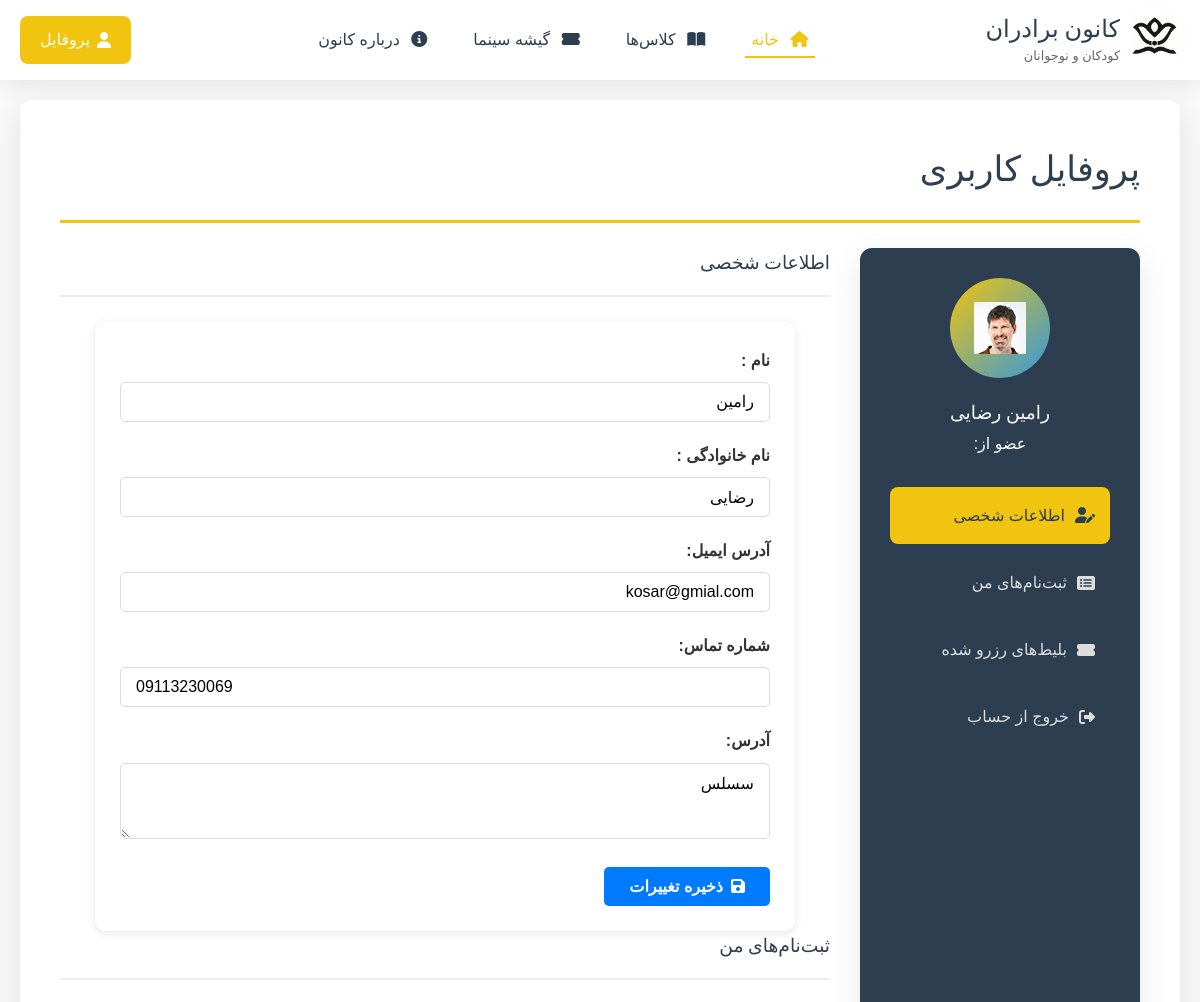
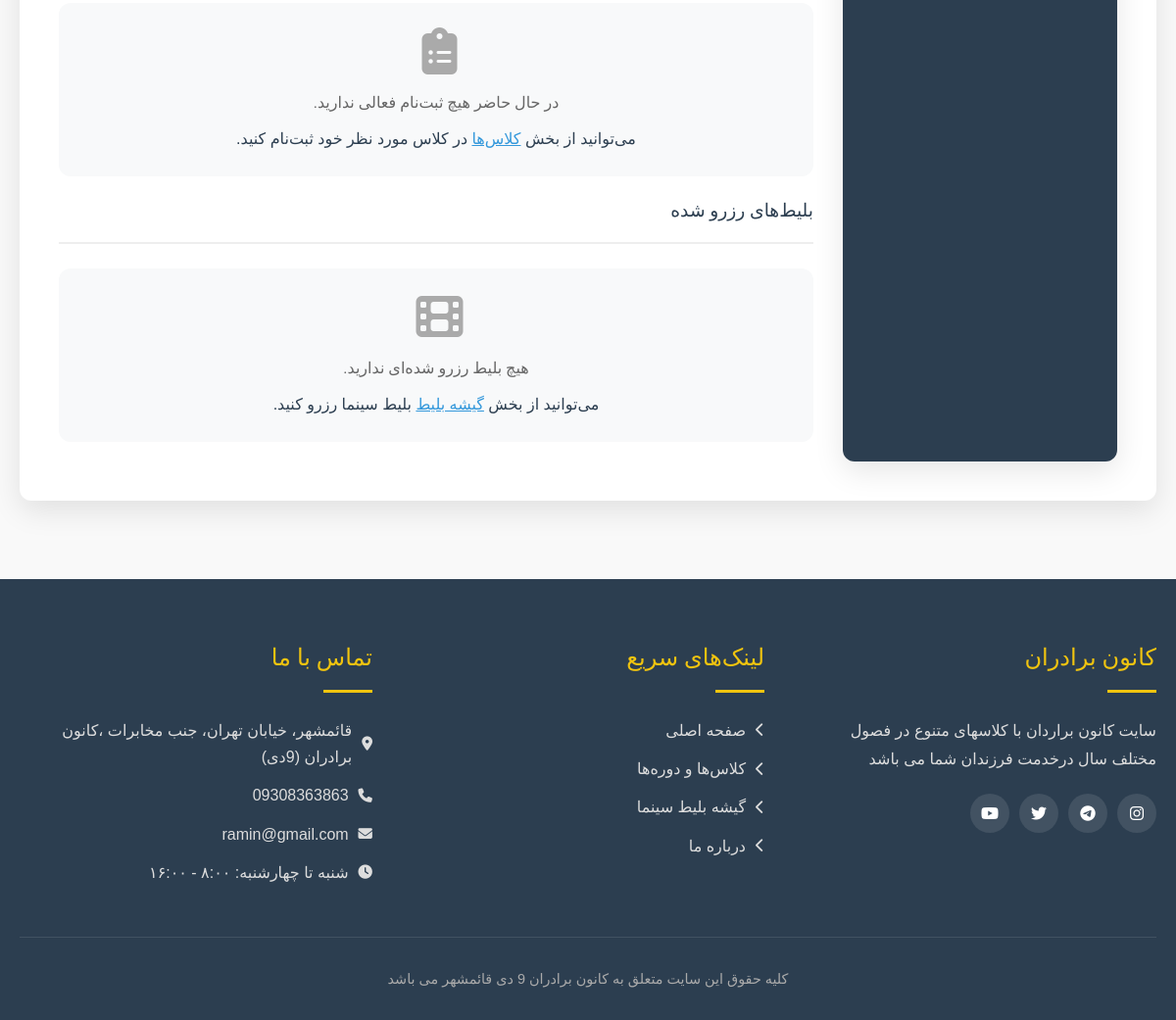
The app's page /account/profile (signed in) with its own data (2 pictures, top to bottom).
### site_module/models.py (models this page shows, shortened)
class SiteSetting(models.Model):
    site_name = models.CharField(max_length=200, verbose_name='نام سایت')
    site_url = models.CharField(max_length=200, verbose_name='دامنه سایت')
    address = models.CharField(max_length=200, verbose_name='آدرس')
    phone = models.CharField(max_length=200, null=True, blank=True, verbose_name='تلفن')
    fax = models.CharField(max_length=200, null=True, blank=True, verbose_name='فکس')
    email = models.CharField(max_length=200, null=True, blank=True, verbose_name='ایمیل')
    copy_right = models.TextField(verbose_name='متن کپی رایت سایت')
    about_us_text = models.TextField(verbose_name='متن درباره ما سایت')
    site_logo = models.ImageField(upload_to='media', verbose_name='لوگو سایت')
    is_main_setting = models.BooleanField(verbose_name='تنظیمات اصلی')
    class Meta:
        verbose_name = 'تنظیمات سایت'
        verbose_name_plural = 'تنظیمات'

### account/models.py (models this page shows, shortened)
class user(AbstractUser):
    mobile = models.CharField(max_length=11,verbose_name='تلفن همراه')
    address = models.CharField(max_length=500,null=True,verbose_name='آدرس')
    avatar = models.ImageField(upload_to='account',default='media/account/03.jpg',verbose_name='آواتار')
    class Meta:
        verbose_name='کاربر'
        verbose_name_plural='کاربران'

### account/views.py (the view, shortened to what this page needs)
class EditUserProfilePage(View):
    def get(self, request: HttpRequest):
        current_user = user.objects.filter(id=request.user.id).first()
        edit_form = EditProfileModelForm(instance=current_user)
        reserve = MovieReserve.objects.filter(user=request.user,is_confirmed=True).select_related('movie','show_time')
        context = {
            'form': edit_form,
            'current_user': current_user,
            'reserve':reserve
        }
        return render(request, 'account/profile.html', context)

### account/form.py
class EditProfileModelForm(forms.ModelForm):
    class Meta:
        model = user
        fields = ['first_name', 'last_name', 'mobile','address']

### polls/templatetags/poll_extras.py (called while the page is built)
@register.filter(name='show_jalali_date')
def show_jalali_date(value, format='%Y/%m/%d'):
    if not value:
        return ""
    try:
        if hasattr(value, 'date'):
            jalali_date = jdatetime.date.fromgregorian(date=value.date())
        else:
            jalali_date = jdatetime.date.fromgregorian(date=value)
        return jalali_date.strftime(format)
    except Exception as e:
        return str(value)

### site_module/context_proccesor.py (called while the page is built)
def site_settings(request):
    setting = SiteSetting.objects.filter(is_main_setting=True).first()
    return {'site_setting': setting}

### account/templates/account/profile.html (shortened to what this page needs)
{% extends 'account/profile_base.html' %}
    {% block profile_title %}
    	پروفایل کاربری
    {% endblock %}
    {% block profile_content %}
    	<div id="profileInfo" class="profile-tab active">
                            <h3 style="color: var(--primary-color); margin-bottom: 25px; padding-bottom: 15px; border-bottom: 2px solid #eee;">اطلاعات شخصی</h3>
                            <div class="form-container">
                                <form method="post">
                                    <div class="form-group">
                                        <label for="profileName">نام :</label>
                                        <input type="text" name="first_name"  class="form-control" value="{{ current_user.first_name }}">
                                    </div>
                                    <div class="form-group">
                                        <label for="profileName">نام خانوادگی :</label>
                                        <input type="text" name="last_name" class="form-control" value="{{ current_user.last_name }}">
                                    </div>
                                    <div class="form-group">
                                        <label for="profileEmail">آدرس ایمیل:</label>
                                        <input type="email" name="email"  class="form-control" value="{{ current_user.email}}">
                                    </div>
                                    <div class="form-group">
                                        <label for="profilePhone">شماره تماس:</label>
                                        <input type="tel" name="mobile"  class="form-control" value="{{ current_user.mobile }}">
                                    </div>
                                    <div class="form-group">
                                        <label for="profileAddress">آدرس:</label>
                                        <textarea id="profileAddress" name="address" class="form-control" rows="3">{{ current_user.address}}</textarea>
                                    </div>
                                    <button type="submit" class="btn btn-primary"><i class="fas fa-save"></i> ذخیره تغییرات</button>
                                </form>
                            </div>
                        </div>
       <div id="profileRegistrations" class="profile-tab">
                            <h3 style="color: var(--primary-color); margin-bottom: 25px; padding-bottom: 15px; border-bottom: 2px solid #eee;">ثبت‌نام‌های من</h3>
                            <div id="registrationsList">
                                <div style="background-color: #f8f9fa; padding: 25px; border-radius: var(--border-radius); text-align: center; margin-bottom: 20px;">
                                    <i class="fas fa-clipboard-list" style="font-size: 3rem; color: #aaa; margin-bottom: 15px;"></i>
                                    <h4 style="color: #666;">در حال حاضر هیچ ثبت‌نام فعالی ندارید.</h4>
                                    <p style="margin-top: 10px;">می‌توانید از بخش <a href="{% url 'product_page' %}"  style="color: var(--accent-color);">کلاس‌ها</a> در کلاس مورد نظر خود ثبت‌نام کنید.</p>
                                </div>
                            </div>
                        </div>
       <div id="profileTickets" class="profile-tab">
                            <h3 style="color: var(--primary-color); margin-bottom: 25px; padding-bottom: 15px; border-bottom: 2px solid #eee;">بلیط‌های رزرو شده</h3>
                            <div id="ticketsList">
                                <div style="background-color: #f8f9fa; padding: 25px; border-radius: var(--border-radius); text-align: center; margin-bottom: 20px;">
                                    <i class="fas fa-film" style="font-size: 3rem; color: #aaa; margin-bottom: 15px;"></i>
                                    <h4 style="color: #666;">هیچ بلیط رزرو شده‌ای ندارید.</h4>
                                    <p style="margin-top: 10px;">می‌توانید از بخش <a href="{% url 'movie_list' %}" onclick="showPage('cinema'); return false;" style="color: var(--accent-color);">گیشه بلیط</a> بلیط سینما رزرو کنید.</p>
                                </div>
                            </div>
                        </div>
    {% endblock  %}

### account/templates/account/profile_base.html (shortened to what this page needs)
{% extends 'base.html' %}
{% load poll_extras %}
{% load static %}
{% block page_content %}
	            <div class="page-container">
                <h2 class="page-title">
                    {% block profile_title %}
                {% endblock %}</h2>
                <div class="profile-container">
                    <div class="profile-sidebar">
                        <div class="profile-avatar">
                            <div class="avatar-circle">
                                {% if current_user.avatar %}
                                    <img src="{{ current_user.avatar.url }}"
                                         alt="{{ current_user.get_full_name }}">
                                {% else %}
                                    <i class="fas fa-user"></i>
                                {% endif %}
                            </div>
                            <h3 id="profileUserName"> {{ current_user.get_full_name }}</h3>
                            <p>عضو از:  {{ current_user.date_joined|show_jalali_date }}</p>
                        </div>
                        <div class="profile-menu">
                            <ul>
                                <li><a href="{% url 'profile_page' %}" class="active"><i class="fas fa-user-edit"></i> اطلاعات شخصی</a></li>
                                <li><a href="{% url 'pish_sabtenam' %}"><i class="fas fa-list-alt"></i> ثبت‌نام‌های من</a></li>
                                <li><a href="{% url 'reserv' %}"><i class="fas fa-ticket-alt"></i> بلیط‌های رزرو شده</a></li>
                                <li><a href="{% url 'logout_page' %}" id="logoutBtn"><i class="fas fa-sign-out-alt"></i> خروج از حساب</a></li>
                            </ul>
                        </div>
                    </div>
                    <div class="profile-content">
                        {% block profile_content %}
                        {% endblock %}
                    </div>
                </div>
            </div>
{% endblock %}

### templates/base.html (shortened to what this page needs)
{% load static %}
<!DOCTYPE html>
<html lang="fa" dir="rtl">
<head>
    <link rel="stylesheet" href="https://cdnjs.cloudflare.com/ajax/libs/font-awesome/6.4.0/css/all.min.css">
    <link rel="stylesheet" href="{% static 'css/style.css' %}">
    <link rel="stylesheet" href="{% static 'css/resid.css' %}">
    <link rel="stylesheet" href="{% static 'css/reserv.css' %}">
    <link rel="stylesheet" href="{% static 'css/profile_reserv.css' %}">
    <link rel="stylesheet" href="{% static 'css/profile_class.css' %}">
    <link rel="stylesheet" href="https://cdn.jsdelivr.net/gh/rastikerdar/vazirmatn@v33.003/Vazirmatn-font-face.css">
</head>
<body>
    <header>
        <div class="header-container">
            <a href="{% url 'home_page' %}" class="logo" onclick="showPage('home'); return false;">
                <div class="logo-icon">
                    <img src="{{ site_setting.site_logo.url }}" class="logo-img">
                </div>
                <div class="logo-text">
                    <h1>کانون برادران</h1>
                    <span>کودکان و نوجوانان</span>
                </div>
            </a>
            <nav>
                <ul class="nav-links" id="navLinks">
                    <li><a href="{% url 'home_page' %}" class="active"><i class="fas fa-home"></i> خانه</a></li>
                    <li><a href="{% url 'product_page' %}"><i class="fas fa-book-open"></i> کلاس‌ها</a></li>
                    <li><a href="{% url 'movie_list' %}"><i class="fas fa-ticket-alt"></i> گیشه سینما</a></li>
                    <li><a href="{% url 'about_page' %}"><i class="fas fa-info-circle"></i> درباره کانون</a></li>
                </ul>
            </nav>
            <div class="user-menu">
                {% if request.user.is_authenticated %}
                  <a href="{% url 'profile_page' %}" class="register-btn" id="registerBtn" ><i class="fas fa-user"></i> پروفایل</a>
                {% else %}
                    <a href="{% url 'login_page' %}" class="login-btn"><i class="fas fa-sign-in-alt"></i> ورود</a>
                    <a href="{% url 'register_page' %}" class="register-btn" id="registerBtn"><i class="fas fa-user-plus"></i> ثبت‌نام</a>
                {% endif %}
            </div>
        </div>
    </header>
    <main>
        {% block page_content %}
        {% endblock %}
    </main>
    <footer>
        <div class="footer-content">
            <div class="footer-section">
                <h3>{{ site_setting.site_name }}</h3>
                <p>{{ site_setting.about_us_text }}</p>
                <div class="social-links">
                    <a href="#"><i class="fab fa-instagram"></i></a>
                    <a href="#"><i class="fab fa-telegram"></i></a>
                    <a href="#"><i class="fab fa-twitter"></i></a>
                    <a href="#"><i class="fab fa-youtube"></i></a>
                </div>
            </div>
            <div class="footer-section">
                <h3>لینک‌های سریع</h3>
                <ul class="footer-links">
                    <li><a href="{% url 'home_page' %}"><i class="fas fa-chevron-left"></i> صفحه اصلی</a></li>
                    <li><a href="{% url 'product_page' %}"><i class="fas fa-chevron-left"></i> کلاس‌ها و دوره‌ها</a></li>
                    <li><a href="{% url 'movie_list' %}"><i class="fas fa-chevron-left"></i> گیشه بلیط سینما</a></li>
                    <li><a href="{% url 'about_page' %}"><i class="fas fa-chevron-left"></i> درباره ما</a></li>
                </ul>
            </div>
            <div class="footer-section">
                <h3>تماس با ما</h3>
                <ul class="footer-links">
                    <li><a href="#"><i class="fas fa-map-marker-alt"></i> {{ site_setting.address }}</a></li>
                    <li><a href="tel:+982188965432"><i class="fas fa-phone"></i> {{site_setting.phone}}</a></li>
                    <li><a href="mailto:info@kanoonparvaresh.com"><i class="fas fa-envelope"></i>
                        {{ site_setting.email}}</a></li>
                    <li><a href="#"><i class="fas fa-clock"></i> شنبه تا چهارشنبه: ۸:۰۰ - ۱۶:۰۰</a></li>
                </ul>
            </div>
        </div>
        <div class="copyright">
            <p>{{ site_setting.copy_right }}</p>
        </div>
    </footer>
</body>
</html>

### records on screen
SiteSetting: site_logo (picture), site_name "کانون برادران", about_us_text "سایت کانون براردان با کلاسهای متنوع در فصول مختلف سال درخدمت فرزندان شما می باشد", address "قائمشهر، خیابان تهران، جنب مخابرات ،کانون برادران (9دی)", phone "09308363863", email "ramin@gmail.com", copy_right "کلیه حقوق این سایت متعلق به کانون برادران 9 دی قائمشهر می باشد"
user: avatar (picture), get_full_name "رامین رضایی", first_name "رامین", last_name "رضایی", email "kosar@gmial.com", mobile "09113230069", address "سسلس"
